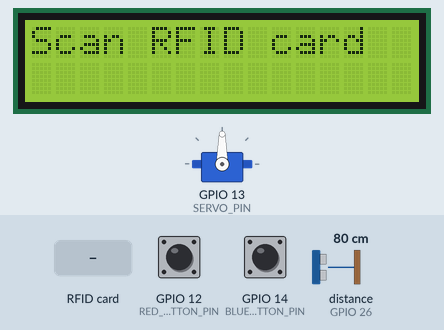
The sketch below on a simulated ESP32. On the bench: 16×2 character LCD, servo. The inputs (shaded band) are chosen by the test bench; at power-on: GPIO 12 (RED_BUTTON_PIN) HIGH, GPIO 14 (BLUE_BUTTON_PIN) HIGH, distance to the obstacle (sensor on GPIO 26) 80 cm. The echo pulse lasts 58.3 µs per cm; WiFi joins after 1.5 s; servers stay silent unless stated; the Firebase database answers and starts empty; what the sketch prints to the serial monitor is not drawn.

Above: at 2.8 s.
2.9 s: RFID card 5E 7A 19 C4 held to the reader
At 4.0 s:
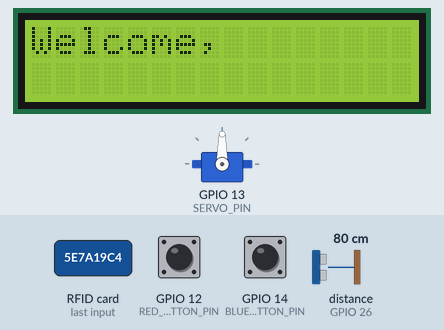
5.9 s: GPIO 12 (RED_BUTTON_PIN) pulled LOW for 3.2 s
At 10.2 s:
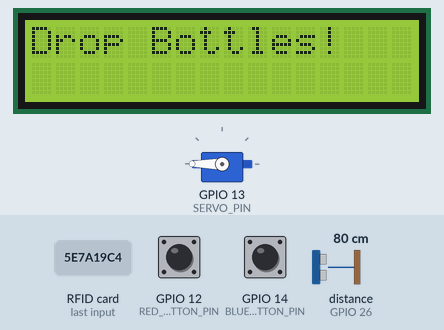
10.8 s: GPIO 12 (RED_BUTTON_PIN) pulled LOW for 0.15 s
At 13.4 s:
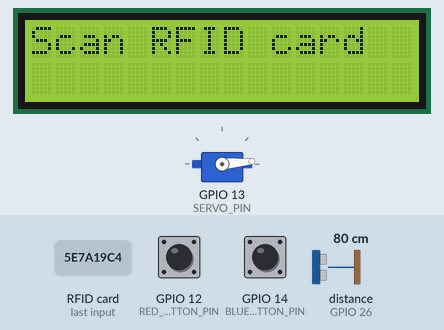
13.7 s: GPIO 14 (BLUE_BUTTON_PIN) pulled LOW for 1 s
At 14.8 s:
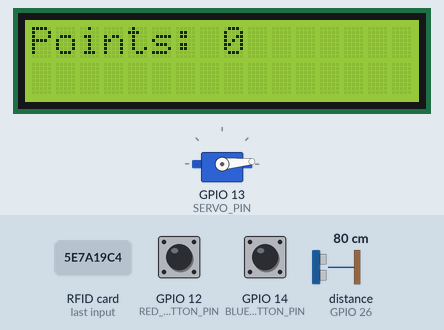
17.7 s: GPIO 14 (BLUE_BUTTON_PIN) pulled LOW for 3.2 s
22.4 s: RFID card 5E 7A 19 C4 held to the reader
At 24.9 s:
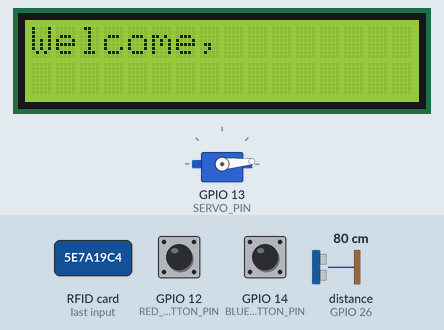
Timing chart, 0 to 26.4 s (numbered marks = the images above; inputs shaded):
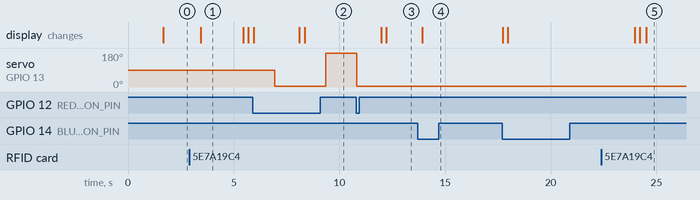

Measured:
- after the input at 2.9 s, the display: changes after 0.54 s (image 1)
- after the input at 5.9 s, servo on GPIO 13 (SERVO_PIN): 90° → 5° after 1.0 s, → 180° 2.4 s later; the display: changes at once (image 2)
- after the input at 10.8 s, servo on GPIO 13 (SERVO_PIN): 180° → 5° at once; the display: first changes after 1.2 s (image 3 shows a later state)
- after the input at 13.7 s, the display: changes after 0.22 s (image 4)
- after the input at 22.4 s, the display: first differs from a run without the input after 2.1 s (image 5)
- what the display in image 1 shows lasts 2.0 s, from 3.4 s to 5.4 s

The sketch:

TrashCounter.ino
```cpp
#include <SPI.h>
#include <MFRC522.h>
#include <Wire.h>
#include <LiquidCrystal_I2C.h>
#include <Firebase_ESP_Client.h>
#include <ESP32Servo.h>
#include <WiFi.h>
#include "addons/TokenHelper.h"
#include "addons/RTDBHelper.h"

// Define your WiFi and Firebase credentials
#define WIFI_SSID "PLDTHOMEFIBRkz267"
#define WIFI_PASSWORD "PLDTWIFIxqX36"
#define API_KEY "AIzaSyDqoS9NvRMxWaGW8UtnUTt-lgUWFDv9Z1g"
#define DATABASE_URL "https://trashbinpro-c6ff3-default-rtdb.asia-southeast1.firebasedatabase.app/"

// Define RFID pins
#define RST_PIN  4
#define SS_PIN   5

// Define button pins
#define BLUE_BUTTON_PIN 14
#define RED_BUTTON_PIN 12

// Define ultrasonic sensor pins
#define TRIG_PIN 27
#define ECHO_PIN 26

// Define servo pin
#define SERVO_PIN 13

// Create instances
MFRC522 rfid(SS_PIN, RST_PIN);
LiquidCrystal_I2C lcd(0x27, 2, 1, 0, 4, 5, 6, 7, 3, POSITIVE);
Servo servo;
FirebaseData firebaseData;

// Firebase configuration
FirebaseAuth auth;
FirebaseConfig config;

String namePath;
String pointsPath;
String name = "";
int points = 0;
String uid = "";

void setup() {
  Serial.begin(115200);
  SPI.begin();
  rfid.PCD_Init();

  lcd.begin(16, 2);
  lcd.backlight();

  pinMode(BLUE_BUTTON_PIN, INPUT_PULLUP);
  pinMode(RED_BUTTON_PIN, INPUT_PULLUP);

  pinMode(TRIG_PIN, OUTPUT);
  pinMode(ECHO_PIN, INPUT);

  servo.attach(SERVO_PIN);

  // Initialize WiFi
  WiFi.begin(WIFI_SSID, WIFI_PASSWORD);
  Serial.print("Connecting to Wi-Fi");
  while (WiFi.status() != WL_CONNECTED) {
    Serial.print(".");
    delay(300);
  }
  Serial.println();
  Serial.print("Connected with IP: ");
  Serial.println(WiFi.localIP());
  Serial.println();

  config.api_key = API_KEY;
  config.database_url = DATABASE_URL;
  if (Firebase.signUp(&config, &auth, "", "")) {
    Serial.println("signUp OK");
  } else {
    Serial.printf("%s\n", config.signer.signupError.message.c_str());
  }
  Firebase.begin(&config, &auth);
  Firebase.reconnectWiFi(true);

  // Initialize RFID
  Serial.println("Scan an RFID card");
  if (!rfid.PCD_PerformSelfTest()) {
    Serial.println("MFRC522 initialization failed. Check connections and try again.");
    lcd.clear();
    lcd.print("RFID init failed");
    while (true); // Halt the program
  } else {
    Serial.println("MFRC522 initialized successfully.");
    lcd.clear();
    lcd.print("RFID initialized");
    lcd.print("Scan RFID card");
  }

  lcd.print("Scan RFID card");
}

void loop() {
  lcd.clear();
  lcd.setCursor(0, 0);
  lcd.print("Scan RFID card");
  if (rfid.PICC_IsNewCardPresent() && rfid.PICC_ReadCardSerial()) {
    uid = getUID();
    Serial.print("UID tag: ");
    Serial.println(uid);

    namePath = "/users/" + uid + "/name";
    pointsPath = "/users/" + uid + "/points";
    name = "";
    points = 0;

    if (Firebase.RTDB.getString(&firebaseData, namePath)) {
      name = firebaseData.stringData();
      if (Firebase.RTDB.getInt(&firebaseData, pointsPath)) {
        points = firebaseData.intData();
      }

      lcd.clear();
      lcd.print("Welcome, " + name);
      delay(2000);
      lcd.clear();
    } else {
      lcd.clear();
      lcd.print("User not found");
      delay(2000);
      lcd.clear();
    }
  }

  if (uid != "" && digitalRead(BLUE_BUTTON_PIN) == LOW) {
    Serial.println("Press points");
    lcd.clear();
    lcd.print("Points: " + String(points));
    while (digitalRead(BLUE_BUTTON_PIN) == LOW) {
      delay(100); // Wait for button release
    }
    delay(3000); // Debounce delay
    lcd.clear();
  }

if (uid != "" && digitalRead(RED_BUTTON_PIN) == LOW) {
  Serial.println("Press open Bin");
  lcd.clear();
  lcd.print("Drop Bottles!");
  delay(1000);
  servo.write(180); // Open trash bin
  int newPoints = points;
  int bottleCount = 0;
  while (true) {
    if (digitalRead(RED_BUTTON_PIN) == LOW) break;
    else {
      int bottles = detectBottles();
      bottleCount += bottles;
      newPoints += bottles;
      if (bottles > 0) {
        lcd.setCursor(0, 1);
        lcd.print("Bottles: " + String(bottleCount));
      }
      delay(100); // Wait for potential bottle drops
    }
  }
  servo.write(5); // Close trash bin
  points = newPoints;
  Firebase.RTDB.setInt(&firebaseData, pointsPath, points);
  delay(1000); // Debounce delay
  lcd.clear();
}


  delay(200); // General debounce delay
}

String getUID() {
  String uid = "";
  for (byte i = 0; i < rfid.uid.size; i++) {
    uid += String(rfid.uid.uidByte[i] < 0x10 ? "0" : "");
    uid += String(rfid.uid.uidByte[i], HEX);
  }
  uid.toUpperCase();
  return uid;
}

int detectBottles() {
  int distance = measureDistance();
  Serial.println(distance);
  if (distance < 10) {  // Set threshold distance to 10 cm
    // Assuming a bottle is detected within 10 cm range
    delay(500); // Debounce bottle detection
    // Double-check to confirm bottle presence
    if (measureDistance() < 10) {
      return 1;
    }
  }
  return 0;
}

int measureDistance() {
  digitalWrite(TRIG_PIN, LOW);
  delayMicroseconds(2);
  digitalWrite(TRIG_PIN, HIGH);
  delayMicroseconds(10);
  digitalWrite(TRIG_PIN, LOW);
  long duration = pulseIn(ECHO_PIN, HIGH);
  int distance = duration * 0.034 / 2;
  return distance;
}
```
